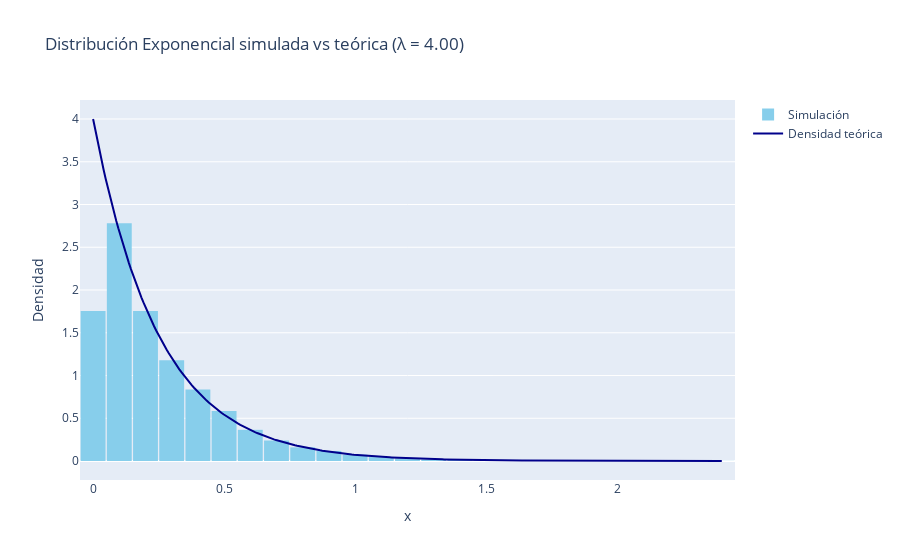

Here is the notebook cell this chart was saved with:
### Code cell
# Graficamos la simulación y la curva teórica 
fig = go.Figure()

fig.add_trace(go.Histogram( # Crea el histograma de nuestra simulacion
    x=exponenciales,
    nbinsx=40,
    histnorm='probability density',
    marker_color='skyblue',
    name='Simulación'
))

fig.add_trace(go.Scatter( # Grafica la curva teórica 
    x=x_vals,
    y=y_vals,
    mode='lines',
    name='Densidad teórica',
    line=dict(color='darkblue')
))

fig.update_layout( # Etiquetas y titulo de la grafica
    title=f'Distribución Exponencial simulada vs teórica (λ = {lambd:.2f})',
    xaxis_title='x',
    yaxis_title='Densidad',
    bargap=0.05
)

fig.show()

### Figure 1 — Plotly figure (JSON) as saved in the notebook; plotly's stock layout.template omitted (floating-point values rounded to 4 significant figures; data arrays with more than 128 entries replaced by an {"elided": "..."} marker saying what was removed)
{"data": [{"histnorm": "probability density", "marker": {"color": "skyblue"}, "name": "Simulación", "nbinsx": 40, "type": "histogram", "x": {"elided": "10000 float values"}}, {"line": {"color": "darkblue"}, "mode": "lines", "name": "Densidad teórica", "type": "scatter", "x": {"elided": "300 float values"}, "y": {"elided": "300 float values"}}], "layout": {"bargap": 0.05, "title": {"text": "Distribución Exponencial simulada vs teórica (λ = 4.00)"}, "xaxis": {"title": {"text": "x"}}, "yaxis": {"title": {"text": "Densidad"}}}}
